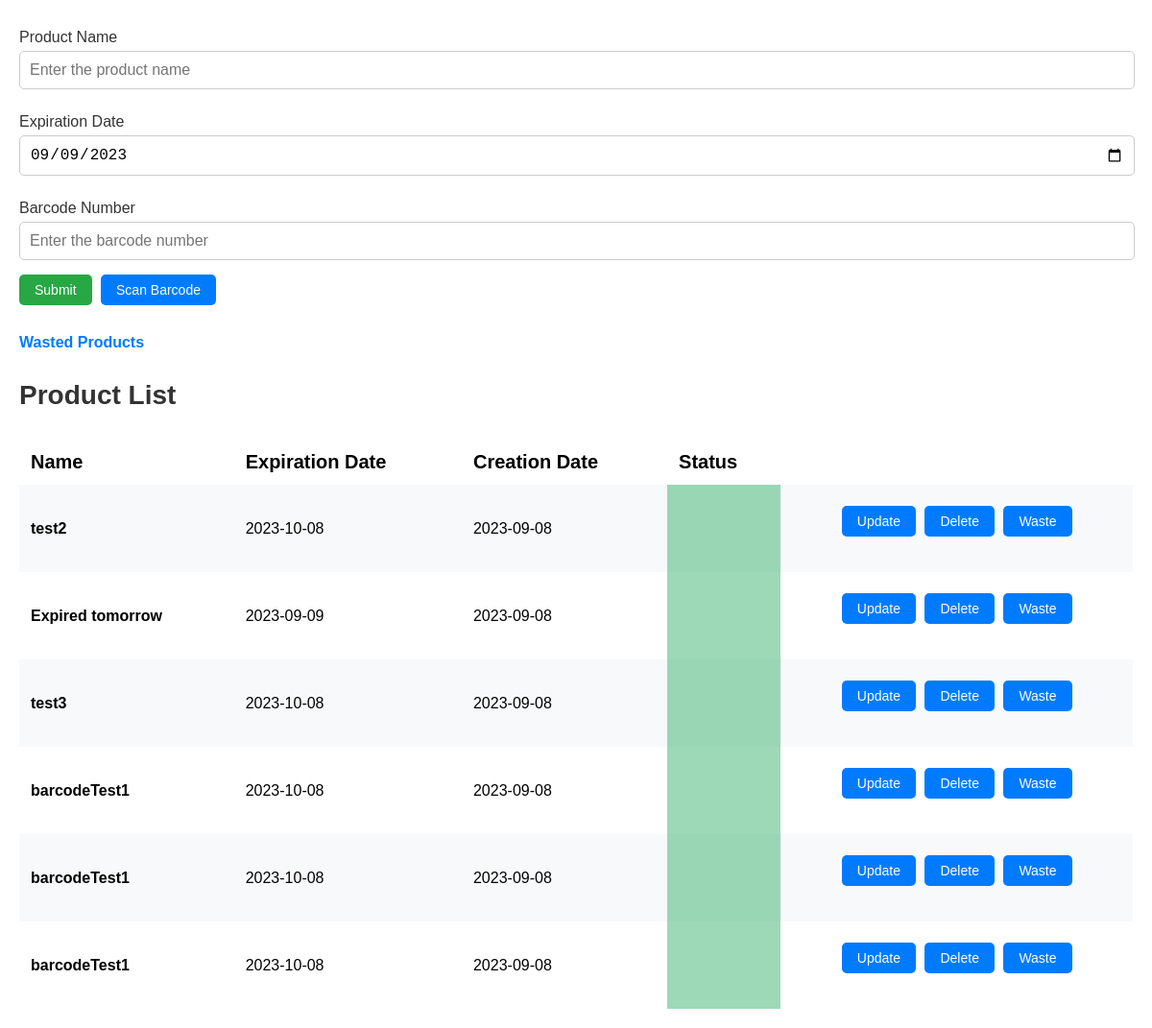
Before: / with the older database file.
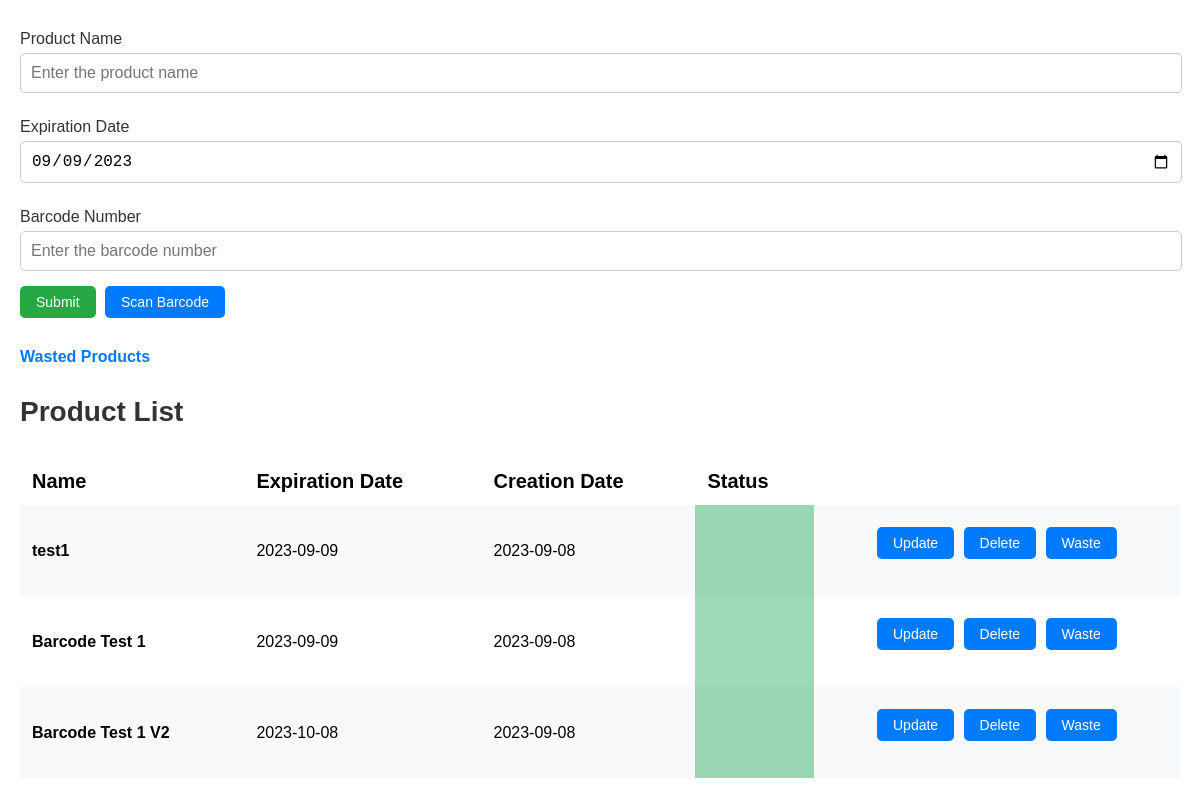
After: the same page with the newer database file.
### app.py (models this page shows, shortened)
class Product(db.Model):
    id = db.Column(db.Integer, primary_key=True)
    product_name = db.Column(db.String(200), nullable=False)
    date_created = db.Column(db.DateTime, default=datetime.utcnow)
    date_wasted = db.Column(db.DateTime, default=datetime.utcnow)
    expiration_date = db.Column(db.Date)
    expiration_status = db.Column(db.Boolean, default=False)
    wasted_status = db.Column(db.Boolean, default=False)
    barcode_id = db.Column(db.Integer, db.ForeignKey('barcode.id'))
    barcode = db.relationship('Barcode', back_populates='products')

### app.py (the view)
@app.route('/', methods=['POST', 'GET'])
def index():
    if request.method == 'POST':
        item_content = request.form['product-name']
        expiration_date_str = request.form['expiration-date']
        item_expiration_date = datetime.utcnow().strptime(
            expiration_date_str, '%Y-%m-%d').date()
        barcode_number = request.form['barcode-number']
        barcode = Barcode.query.filter_by(barcode_value=barcode_number).first()
        if item_expiration_date <= datetime.utcnow().date():
            return redirect(url_for('expired_date_input'))
        if barcode is None:
            new_barcode = Barcode(barcode_value=barcode_number, barcode_item_name=item_content)
            db.session.add(new_barcode)
            db.session.commit()
            barcode = Barcode.query.filter_by(barcode_value=barcode_number).first()
        new_product = Product(product_name=item_content, expiration_date=item_expiration_date, barcode_id=barcode.id)
        db.session.add(new_product)
        db.session.commit()
        products = Product.query.filter_by(wasted_status=False).order_by(Product.date_created).all()
        current_date = datetime.utcnow().strftime('%Y-%m-%d')
        return render_template("index.html", products=products, current_date=current_date)
    else:
        products = Product.query.filter_by(wasted_status=False).order_by(Product.date_created).all()
        current_date = datetime.utcnow().strftime('%Y-%m-%d')
        return render_template("index.html", products=products, current_date=current_date)

### templates/index.html (shortened to what this page needs)
{% extends 'base.html' %}
{% block body %}
<div class="content">
    <form class="product-form" action="/" method="POST" id="product-form">
        <label for="input-product-name">Product Name</label>
        <input type="text" name="product-name" id="input-product-name" placeholder="Enter the product name" required>
        <label for="input-expiration-date">Expiration Date</label>
        <input type="date" name="expiration-date" id="input-expiration-date" value="{{ current_date }}" required>
        <label for="input-barcode-number">Barcode Number</label>
        <input type="text" name="barcode-number" id="input-barcode-number" placeholder="Enter the barcode number">
        <button type="submit" id="submit-button">Submit</button>
        <div class="scan-barcode-container">
            <button type="button" id="scan-barcode">Scan Barcode</button>
        </div>
    </form>
    <a class="wasted-products-link" href="/wasted_product_list">Wasted Products</a>
    <h1 class="headline">Product List</h1>
    {% if products|length < 1 %} <h4 class="no-products-msg">There are no products. Create one below!</h4>
        {% else %}
        <table class="desktop">
            <tr>
                <td class="attribute-label">Name</th>
                <td class="attribute-label">Expiration Date</th>
                <td class="attribute-label">Creation Date</th>
                <td class="attribute-label">Status</th>
            </tr>
            {% for product in products %}
            <tr>
                <td class="product product-name">{{ product.product_name }}</td>
                <td class="product expiration-date">{{ product.expiration_date }}</td>
                <td class="product creation-date">{{ product.date_created.strftime('%Y-%m-%d') }}</td>
                <td class="product expiration-status {{ product.expiration_status }}"
                    data-product-id="{{ product.id }}"></td>
                <td class="button-container">
                    <button class="update-button" data-product-id="{{ product.id }}">Update</button>
                    <button class="delete-button" data-product-id="{{ product.id }}">Delete</button>
                    <button class="waste-button" data-product-id="{{ product.id }}">Waste</button>
                </td>
            </tr>
            {% endfor %}
        </table>
        {% endif %}
</div>
{% endblock %}

### templates/base.html (shortened to what this page needs)
<!DOCTYPE html>
<html lang="en">
<head>
    <link rel="stylesheet" href="{{ url_for('static', filename='css/main.css')}}">
</head>
<body>
    {% block body %} {% endblock %}
</body>
</html>

### static/css/main.css (style rules this page uses)
body { font-family: 'Arial', sans-serif; margin: 0 auto; }
.content { max-width: 1200px; padding: 20px; }
h1.headline { font-size: 28px; color: #333; margin: 30px 0; }
.product-form label { display: block; font-size: 16px; color: #333; margin: 10px 0 5px; }
.product-form input[type="text"], .product-form input[type="date"] { width: calc(100% - 20px); padding: 10px; margin-bottom: 15px; border: 1px solid #ccc; border-radius: 5px; font-size: 16px; }
.product-name { font-weight: bold; }
.button-container { display: flex; margin: 10px 0 25px 0; }
#submit-button { background-color: #28a745; }
.wasted-products-link { display: block; color: #007bff; text-decoration: none; font-weight: bold; margin: 30px 0; }
button { background-color: #007bff; color: #fff; border: none; padding: 8px 16px; font-size: 14px; border-radius: 5px; cursor: pointer; margin-right: 5px; width: 100%; }
button:last-child { margin-right: 0; }
.product, .attribute-label { width: 100%; }
.desktop { display: none; }
.scan-barcode-container { margin-top: 10px; position: relative; }
@media (min-width: 768px) { .desktop { display: table; } }
@media (min-width: 768px) { .product, .attribute-label { width: auto; } }
@media (min-width: 768px) { #submit-button, .scan-barcode-container { display: inline; } }
@media (min-width: 768px) { table { width: 100%; border-collapse: collapse; margin-top: 20px; } }
@media (min-width: 768px) { th, td { padding: 12px; } }
@media (min-width: 768px) { tr:nth-child(even) { background-color: #f8f9fa; } }
@media (min-width: 768px) { button { width: auto; } }
@media (min-width: 768px) { .button-container { text-align: center; display: block; } }
@media (min-width: 768px) { .attribute-label { font-size: 20px; font-weight: bold; } }
@media (min-width: 768px) { .expiration-status.False { background: rgba(60, 179, 113, 0.5); } }

Changed rows visible on the page:
no longer on this page (row edited): Product: product_name "test2", expiration_date "2023-10-08", date_created "2023-09-08", expiration_status False (drawn)
removed Product: product_name "Expired tomorrow", expiration_date "2023-09-09", date_created "2023-09-08", expiration_status False (drawn)
removed Product: product_name "test3", expiration_date "2023-10-08", date_created "2023-09-08", expiration_status False (drawn)
removed Product: product_name "barcodeTest1", expiration_date "2023-10-08", date_created "2023-09-08", expiration_status False (drawn)
removed Product: product_name "barcodeTest1", expiration_date "2023-10-08", date_created "2023-09-08", expiration_status False (drawn)
removed Product: product_name "barcodeTest1", expiration_date "2023-10-08", date_created "2023-09-08", expiration_status False (drawn)
now on this page (row edited): Product: product_name "test1", expiration_date "2023-09-09", date_created "2023-09-08", expiration_status False (drawn)
added Product: product_name "Barcode Test 1", expiration_date "2023-09-09", date_created "2023-09-08", expiration_status False (drawn)
added Product: product_name "Barcode Test 1 V2", expiration_date "2023-10-08", date_created "2023-09-08", expiration_status False (drawn)
